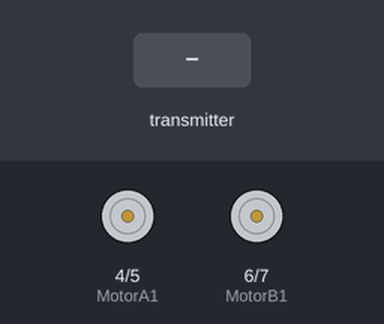
Recording of a sketch running on a simulated Arduino Uno, built with avr-gcc and run on an emulated ATmega328P. Shown: motor-driver pin pairs drawn as motors (green arrow = first pin HIGH = forward, orange = second pin HIGH = backward, longer = more drive, scaled by the enable pin). The test bench sets the inputs (shaded band). No radio packets arrive unless stated.

Above: at 1.2 s.
1.3 s: the transmitter starts sending xAxis = 0
At 2.0 s:
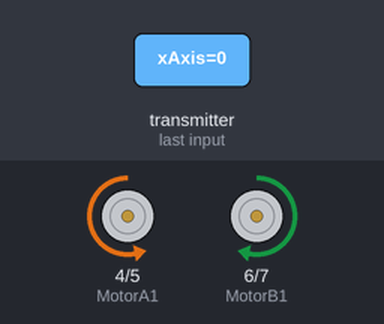
2.8 s: the transmitter starts sending yAxis = 512
At 3.2 s:
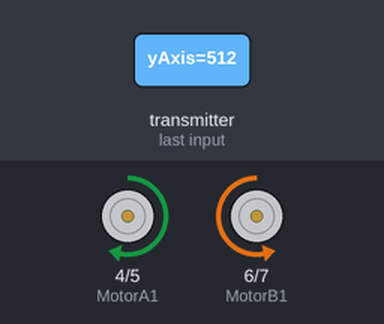
4.3 s: the transmitter starts sending yAxis = 0
At 5.5 s:
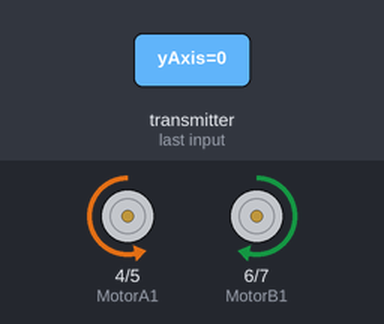
5.8 s: the transmitter starts sending yAxis = 1023
At 6.7 s:
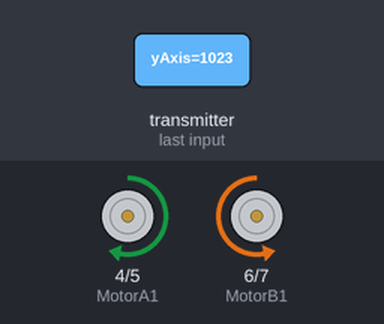
Timing chart, 0 to 8.3 s (numbered marks = the images above; inputs shaded):
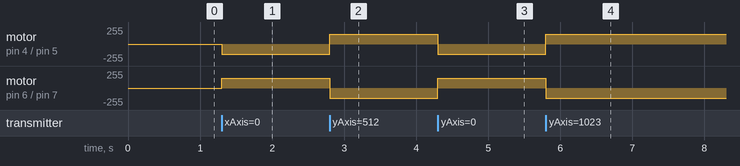

Measured:
- after the input at 1.3 s, motor on pin 4 (MotorA1) / pin 5 (MotorA2): stopped → backward 150/255 at once; motor on pin 6 (MotorB1) / pin 7 (MotorB2): stopped → forward 150/255 at once
- after the input at 2.8 s, motor on pin 4 (MotorA1) / pin 5 (MotorA2): backward 150/255 → forward 150/255 at once; motor on pin 6 (MotorB1) / pin 7 (MotorB2): forward 150/255 → backward 150/255 at once
- after the input at 4.3 s, motor on pin 4 (MotorA1) / pin 5 (MotorA2): forward 150/255 → backward 150/255 at once; motor on pin 6 (MotorB1) / pin 7 (MotorB2): backward 150/255 → forward 150/255 at once
- after the input at 5.8 s, motor on pin 4 (MotorA1) / pin 5 (MotorA2): backward 150/255 → forward 150/255 at once; motor on pin 6 (MotorB1) / pin 7 (MotorB2): forward 150/255 → backward 150/255 at once

The sketch:

code_xe.ino
```cpp
#include<SPI.h> //chuẩn giao tiêpSPI//
#include<nRF24L01.h> // thư viện điều khiển module NRF24L01
#include<RF24.h> // giao tiếp sóng RF

int ENA = 3;
int ENB = 9;
int MotorA1 = 4;
int MotorA2 = 5;
int MotorB1 = 6;
int MotorB2 = 7;


RF24 radio(8, 10);

const byte address[6] = "00001";// địa chỉ

struct data {
  int xAxis;
  int yAxis;

};
data receive_data;// chuỗi dữ liệu nhận vào


void setup() {
  // put your setup code here, to run once:
Serial.begin(9600);
radio.begin();
// cấu hình nhận tín hiêu//
radio.openReadingPipe(0,address);// luồng nhận hiêu tín
radio.setPALevel(RF24_PA_MIN);// cài thông số bộ khuyết đại là -18 dBm .
radio.setDataRate(RF24_250KBPS);// cài tốc độ truyền dữ liệu là 250kb/s .
radio.startListening();
pinMode(ENA, OUTPUT);
pinMode(ENB, OUTPUT);
pinMode(MotorA1, OUTPUT);// dc trái trước .
pinMode(MotorA2, OUTPUT);// dc phải trước .
pinMode(MotorB1, OUTPUT);// dc trái sau
pinMode(MotorB2, OUTPUT);// dc phải sau .
}


void loop() {
  // put your main code here, to run repeatedly
 while(radio.available()) {
    radio.read(&receive_data, sizeof(data));
   if(receive_data.yAxis < 300) //LUI
     {
        digitalWrite(MotorA1, LOW);
        digitalWrite(MotorA2, HIGH);
        digitalWrite(MotorB1, HIGH);
        digitalWrite(MotorB2, LOW);
        analogWrite(ENA, 150);
        analogWrite(ENB, 150);
      }
  else if(receive_data.yAxis > 370)//TIEN
      {
        digitalWrite(MotorA1, HIGH);
        digitalWrite(MotorA2, LOW);
        digitalWrite(MotorB1, LOW);
        digitalWrite(MotorB2, HIGH);
        analogWrite(ENA, 150);
        analogWrite(ENB, 150);
      }
  else if(receive_data.xAxis < 300) //XOAY_Trai
      {
        digitalWrite(MotorA1, HIGH);
        digitalWrite(MotorA2, LOW);
        digitalWrite(MotorB1, HIGH);
        digitalWrite(MotorB2, LOW);
        analogWrite(ENA, 150);
        analogWrite(ENB, 150);
      }
  else if(receive_data.xAxis < 320) //TIEN_trai
      {
        digitalWrite(MotorA1, HIGH);
        digitalWrite(MotorA2, LOW);
        digitalWrite(MotorB1, LOW);
        digitalWrite(MotorB2, LOW);
        analogWrite(ENA, 150);
        analogWrite(ENB, 150);
      }
   else if(receive_data.xAxis > 360) //XOAY_PHAI
      {
        digitalWrite(MotorA1, LOW);
        digitalWrite(MotorA2, HIGH);
        digitalWrite(MotorB1, LOW);
        digitalWrite(MotorB2, HIGH);
        analogWrite(ENA, 150);
        analogWrite(ENB, 150);
      }
  else if(receive_data.xAxis > 345) //tien_PHAI
      {
        digitalWrite(MotorA1, LOW);
        digitalWrite(MotorA2, LOW);
        digitalWrite(MotorB1, LOW);
        digitalWrite(MotorB2, HIGH);
        analogWrite(ENA, 150);
        analogWrite(ENB, 150);
      }
        else if(receive_data.yAxis > 340) //tien_PHAI
      {
        digitalWrite(MotorA1, LOW);
        digitalWrite(MotorA2, LOW);
        digitalWrite(MotorB1, HIGH);
        digitalWrite(MotorB2, LOW);
        analogWrite(ENA, 150);
        analogWrite(ENB, 150);
      }
         else if(receive_data.yAxis < 320) //LUI_trai
      {
        digitalWrite(MotorA1, LOW);
        digitalWrite(MotorA2, HIGH);
        digitalWrite(MotorB1, LOW);
        digitalWrite(MotorB2, LOW);
        analogWrite(ENA, 150);
        analogWrite(ENB, 150);
      }
   else // DUNG_XE
     {
        digitalWrite(MotorA1, LOW);
        digitalWrite(MotorA2, LOW);
        digitalWrite(MotorB1, LOW);
        digitalWrite(MotorB2, LOW);
        analogWrite(ENA, 0);
        analogWrite(ENB, 0);
      }
  }
}
```
